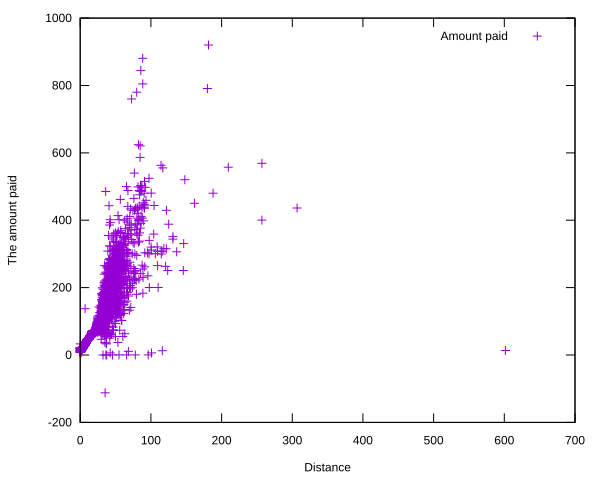

Write gnuplot code to recreate this figure.
set term dumb
set term svg
set out "a3t4.svg"

set style fill transparent solid 0.2 noborder
set datafile separator ' '

set xlabel "Distance"
set ylabel "The amount paid"
set autoscale x
set autoscale y

plot 'a3t4.dat' using 1:2 with points title "Amount paid"
